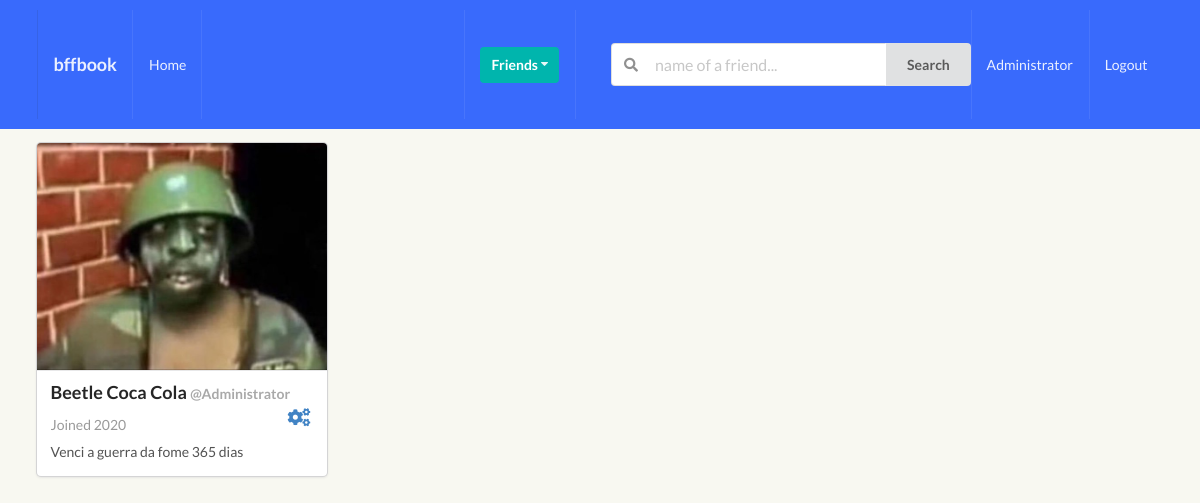
Screenshot of /profiles/myprofile/ (signed in) with the database file from the repository.
### perfil/models.py (models this page shows, shortened)
class Profile(models.Model):
    first_name = models.CharField(max_length=200, blank=True)
    last_name = models.CharField(max_length=200, blank=True)
    username = models.OneToOneField(User, on_delete=models.CASCADE)
    bio = models.TextField(default="no bio...", max_length=300)
    email = models.EmailField(max_length=200, blank=True)
    country = models.CharField(max_length=200, blank=True)
    avatar = models.ImageField(default='avatar.png', upload_to='avatars/')
    friends = models.ManyToManyField(User, blank=True, related_name='friends')
    slug = models.SlugField(unique=True, blank=True)
    updated = models.DateTimeField(auto_now=True)
    created = models.DateTimeField(auto_now_add=True)
    def get_friends(self):
        return self.friends.all()
    def created_str(self):
        new_created = self.created.strftime('%y')
        return new_created

### perfil/views.py (the view)
# urls.py: path('myprofile/', my_profile_view, name="my-profile-view")
def my_profile_view(request):
    obj = Profile.objects.get(username=request.user)
    form = ProfileModelForm(request.POST or None, request.FILES or None, instance=obj)
    confirm = False
    if request.method == 'POST':
        if form.is_valid():
            form.save()
            confirm = True
    context = {
        'obj': obj,
        'form': form,
        'confirm': confirm,
    }
    return render(request, 'perfil/myprofile.html', context)

### perfil/forms.py
class ProfileModelForm(forms.ModelForm):
    class Meta:
        model = Profile
        fields = ('first_name', 'last_name', 'bio', 'avatar')

### perfil/templates/perfil/myprofile.html (shortened to what this page needs)
{% extends 'base.html' %}
{% block content %}
<div class="ui card">
    <div class="image">
        <img src="{{obj.avatar.url}}">
    </div>
    <div class="content">
        <p class="header">{{obj.first_name}} {{obj.last_name}} <span class="small_text">@{{obj.username}}</span><a class="update_account right"><i class="cogs icon"></i></a></p>
        <div class="meta">
            <span class="date">Joined 20{{obj.created_str}}</span>
        </div>
        <div class="description">
            {{obj.bio}}
        </div>
    </div>
</div>
{% endblock content %}>

### templates/main/navbar.html (shortened to what this page needs)
<div class="ui inverted menu nav mb-7">
  <div class="ui container">
    <a href="{% url 'home' %}" class="item">
        <h3  >bffbook</h3>
    </a>
    {% if request.user.is_authenticated %}
    <a href="{% url 'posts:main-post-view' %}" class="item">
        Home
    </a>
    {% endif %}
    <div class="right menu">
        {% if request.user.is_authenticated %}
        <div class="item">
            <div class="ui floating dropdown icon button teal"> Friends
                <i class="dropdown icon"></i>
             </div>
        </div>
             <div class="item">
              <form action="" method="GET">
                <div class="ui action left icon input">
                <input class="prompt" type="text" name='q' placeholder="name of a friend...">
                <button type='submit' class="ui button">Search</button>
                </div>
            </form>
            </div>
            <a href="{% url 'perfil:my-profile-view' %}" class="item">
                 {{ request.user }}
            </a>
            <a href="{% url 'logout' %}" class="ui item">
                Logout
            </a>
        {% else %}
        <a href="{% url 'login' %}" class="ui item">
                Login
            </a>
        {% endif %}
    </div>
  </div>
</div>

### static_project/style.css (style rules this page uses)
body { background: #F8F8F1 !important; }
.nav { border-radius: 0px !important; padding: 10px 0 10px 0 !important; background-color: #396afc !important; }
.mb-7 { margin-bottom: 7px !important; }
.small_text { font-size: 1rem; color: darkgrey; }
.right { float: right; }

### static_project/login.css (style rules this page uses)
html { background-color: #56baed; }
body { font-family: "Poppins", sans-serif; height: 100vh; }
a { color: #92badd; display:inline-block; text-decoration: none; font-weight: 400; }
.icon { margin: 20px; }
input[type=text] { background-color: #f6f6f6; border: none; color: #0d0d0d; padding: 15px 32px; text-align: center; text-decoration: none; display: inline-block; font-size: 16px; margin: 5px; width: 85%; border: 2px solid #f6f6f6; -webkit-transition: all 0.5s ease-in-out; -moz-transition: all 0.5s ease-in-out; -ms-transition: all 0.5s ease-in-out; -o-transition: all 0.5s ease-in-out; transition: all 0.5s ease-in-out; -webkit-border-radius: 5px 5px 5px 5px; border-radius: 5px 5px 5px 5px; }
input[type=text]:placeholder { color: #cccccc; }
* { box-sizing: border-box; }

### rows the page displays
Profile: avatar (picture), first_name "Beetle", last_name "Coca Cola", username "Administrator", created_str "20", bio "Venci a guerra da fome 365 dias"

### other values shown
{{ request.user }} "Administrator"
